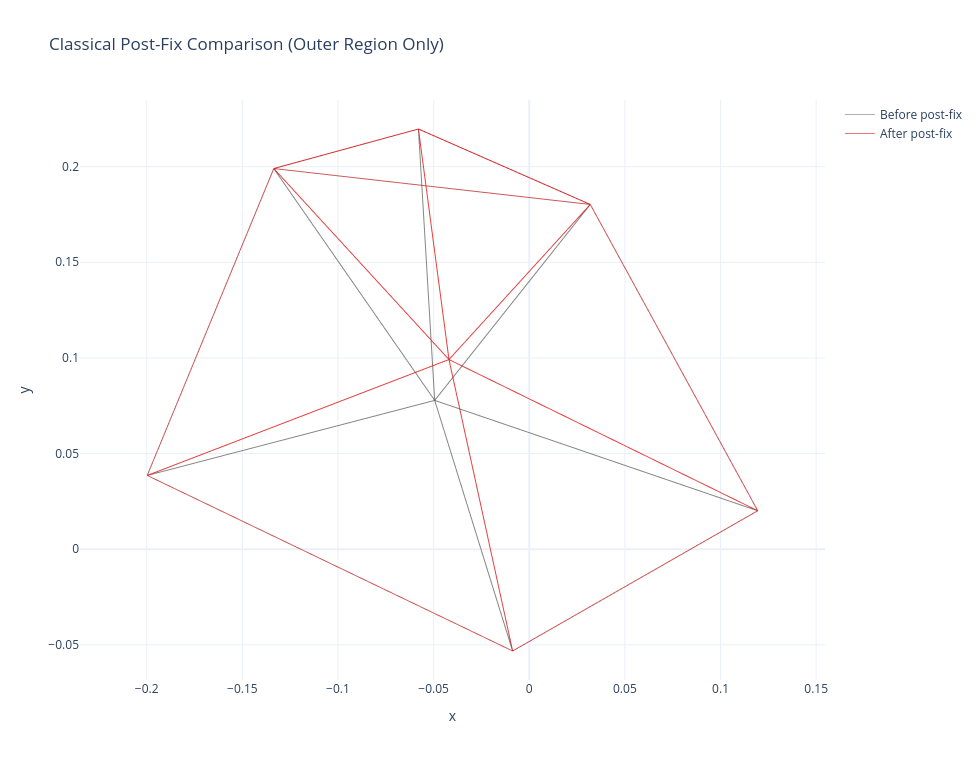

The cell this chart's notebook holds for it:
### Code cell
# Classical post-fix (after diagnostics): Laplacian smoothing in seam/boundary band
from scipy.spatial import ConvexHull
from node_manager.mesh_builder import mesh_quality_summary


def _laplacian_smooth_subset(nodes, triangles, movable_mask, iterations=10, weight=0.22):
    pts = np.asarray(nodes, dtype=float).copy()
    tri = np.asarray(triangles, dtype=np.intp)
    n = len(pts)

    if n == 0 or len(tri) == 0:
        return pts

    adj = [set() for _ in range(n)]
    for t in tri:
        a, b, c = int(t[0]), int(t[1]), int(t[2])
        adj[a].update((b, c))
        adj[b].update((a, c))
        adj[c].update((a, b))

    for _ in range(int(iterations)):
        new_pts = pts.copy()
        for i in np.where(movable_mask)[0]:
            if len(adj[i]) == 0:
                continue
            nbr = np.asarray(list(adj[i]), dtype=np.intp)
            centroid = pts[nbr].mean(axis=0)
            new_pts[i] = pts[i] + float(weight) * (centroid - pts[i])
        pts = new_pts

    return pts


mesh_nodes = np.asarray(mesh_info['nodes'], dtype=float)
triangles = np.asarray(mesh_info['triangles'], dtype=np.intp)
global_idx = np.asarray(mesh_info['global_idx'], dtype=np.intp)

if len(triangles) == 0:
    raise ValueError('No triangles available for post-fix.')

q_before = mesh_quality_summary(mesh_nodes, triangles)

# Target only seam + outer boundary band.
xmin, xmax = float(mesh_nodes[:, 0].min()), float(mesh_nodes[:, 0].max())
ymin, ymax = float(mesh_nodes[:, 1].min()), float(mesh_nodes[:, 1].max())
band_depth = 1.25 * float(globals().get('L', 1.0))

edge_dist = np.minimum.reduce([
    mesh_nodes[:, 0] - xmin,
    xmax - mesh_nodes[:, 0],
    mesh_nodes[:, 1] - ymin,
    ymax - mesh_nodes[:, 1],
])
boundary_band = edge_dist <= band_depth

roi = boundary_band

# Keep convex hull fixed to avoid shrinking/distorting outer contour.
fixed = np.zeros(len(mesh_nodes), dtype=bool)
if len(mesh_nodes) >= 3:
    try:
        hull = ConvexHull(mesh_nodes)
        fixed[hull.vertices] = True
    except Exception:
        pass

movable = roi & (~fixed)

postfix_nodes = _laplacian_smooth_subset(
    nodes=mesh_nodes,
    triangles=triangles,
    movable_mask=movable,
    iterations=12,
    weight=0.20,
)
q_after = mesh_quality_summary(postfix_nodes, triangles)

mesh_info_postfix = {
    'nodes': postfix_nodes,
    'triangles': triangles,
    'global_idx': global_idx,
    'quality': q_after,
    'method': 'laplacian_subset',
    'params': {
        'iterations': 12,
        'weight': 0.20,
        'band_depth': band_depth,
        'roi_nodes': int(np.sum(roi)),
        'movable_nodes': int(np.sum(movable)),
    },
}

print('Classical post-fix complete (outer-boundary Laplacian smoothing).')
print(f"  Outer-band ROI nodes: {int(np.sum(roi))}, movable: {int(np.sum(movable))}, fixed(hull): {int(np.sum(fixed))}")
print('  Quality delta:')
print(f"    mean_skewness: {q_before['mean_skewness']:.6f} -> {q_after['mean_skewness']:.6f}")
print(f"    max_skewness:  {q_before['max_skewness']:.6f} -> {q_after['max_skewness']:.6f}")
print(f"    min_angle:     {q_before['min_angle']:.6f} -> {q_after['min_angle']:.6f}")

# Optional side-by-side edge overlay
edge_x_before, edge_y_before = [], []
edge_x_after, edge_y_after = [], []
for t in triangles:
    loop_b = np.vstack([mesh_nodes[t], mesh_nodes[t][0]])
    loop_a = np.vstack([postfix_nodes[t], postfix_nodes[t][0]])
    edge_x_before.extend(loop_b[:, 0].tolist() + [None])
    edge_y_before.extend(loop_b[:, 1].tolist() + [None])
    edge_x_after.extend(loop_a[:, 0].tolist() + [None])
    edge_y_after.extend(loop_a[:, 1].tolist() + [None])

fig_post = go.Figure()
fig_post.add_trace(go.Scattergl(
    x=edge_x_before, y=edge_y_before,
    mode='lines', name='Before post-fix',
    line=dict(color='rgba(80,80,80,0.45)', width=1),
))
fig_post.add_trace(go.Scattergl(
    x=edge_x_after, y=edge_y_after,
    mode='lines', name='After post-fix',
    line=dict(color='rgba(220,30,30,0.60)', width=1),
))
fig_post.update_layout(
    title='Classical Post-Fix Comparison (Outer Region Only)',
    xaxis_title='x',
    yaxis_title='y',
    template='plotly_white',
    width=980,
    height=760,
)
fig_post.update_yaxes(scaleanchor='x', scaleratio=1)
fig_post.show()


# Post-fix skewness heatmap (after smoothing)
from plotly.colors import sample_colorscale

post_nodes = np.asarray(mesh_info_postfix['nodes'], dtype=float)
post_triangles = np.asarray(mesh_info_postfix['triangles'], dtype=np.intp)

if len(post_triangles) == 0:
    raise ValueError('No triangles in post-fix mesh.')

p_post = post_nodes[post_triangles]
angles_post = np.zeros((len(post_triangles), 3), dtype=float)
for i in range(3):
    v1 = p_post[:, (i + 1) % 3] - p_post[:, i]
    v2 = p_post[:, (i + 2) % 3] - p_post[:, i]
    cos_a = np.sum(v1 * v2, axis=1) / (
        np.linalg.norm(v1, axis=1) * np.linalg.norm(v2, axis=1) + 1e-30
    )
    angles_post[:, i] = np.degrees(np.arccos(np.clip(cos_a, -1, 1)))

theta_min_post = angles_post.min(axis=1)
theta_max_post = angles_post.max(axis=1)
tri_skew_post = np.maximum((theta_max_post - 60.0) / 120.0, (60.0 - theta_min_post) / 60.0)

# Fixed skewness scale: 0 = equilateral, 1 = degenerate
cmin_post = 0.0
cmax_post = 1.0
denom_post = 1.0

fig_hm_post = go.Figure()
for tri, sk in zip(post_triangles, tri_skew_post):
    pts = post_nodes[tri]
    loop = np.vstack([pts, pts[0]])
    t = float(np.clip((float(sk) - cmin_post) / denom_post, 0.0, 1.0))
    fill_col = sample_colorscale('Turbo', [t])[0]

    fig_hm_post.add_trace(
        go.Scatter(
            x=loop[:, 0],
            y=loop[:, 1],
            mode='lines',
            line=dict(color='rgba(0,0,0,0.22)', width=1),
            fill='toself',
            fillcolor=fill_col,
            hovertemplate=f'Skew={float(sk):.4f}<extra></extra>',
            showlegend=False,
        )
    )

centroids_post = post_nodes[post_triangles].mean(axis=1)
fig_hm_post.add_trace(
    go.Scatter(
        x=centroids_post[:, 0],
        y=centroids_post[:, 1],
        mode='markers',
        marker=dict(
            size=0.1,
            color=tri_skew_post,
            colorscale='Turbo',
            cmin=cmin_post,
            cmax=cmax_post,
            colorbar=dict(title='Skewness (0=equilateral, 1=degenerate)'),
            showscale=True,
            opacity=0.0,
        ),
        hoverinfo='skip',
        showlegend=False,
    )
)

fig_hm_post.update_layout(
    title='Triangle Quality Heatmap After Outer-Region Post-Fix (Skewness)',
    xaxis_title='x',
    yaxis_title='y',
    template='plotly_white',
    width=980,
    height=780,
    dragmode='pan',
)
fig_hm_post.update_yaxes(scaleanchor='x', scaleratio=1)
fig_hm_post.show()

print(f'Post-fix skewness: mean={tri_skew_post.mean():.4f}, max={tri_skew_post.max():.4f}')
print(f'Post-fix min angle: mean={theta_min_post.mean():.2f}°, global min={theta_min_post.min():.2f}°')

### Figure 1 — Plotly figure (JSON) as saved in the notebook; plotly's stock layout.template omitted (floating-point values rounded to 4 significant figures)
{"data": [{"line": {"color": "rgba(80,80,80,0.45)", "width": 1}, "mode": "lines", "name": "Before post-fix", "type": "scattergl", "x": [-0.04945, -0.1336, -0.1997, -0.04945, null, -0.008692, -0.04945, -0.1997, -0.008692, null, -0.04945, -0.008692, 0.1195, -0.04945, null, 0.0319, -0.04945, 0.1195, 0.0319, null, -0.04945, -0.05794, -0.1336, -0.04945, null, -0.05794, 0.0319, -0.1336, -0.05794, null, 0.0319, -0.05794, -0.04945, 0.0319, null], "y": [0.0778, 0.199, 0.03856, 0.0778, null, -0.05323, 0.0778, 0.03856, -0.05323, null, 0.0778, -0.05323, 0.02009, 0.0778, null, 0.1802, 0.0778, 0.02009, 0.1802, null, 0.0778, 0.2197, 0.199, 0.0778, null, 0.2197, 0.1802, 0.199, 0.2197, null, 0.1802, 0.2197, 0.0778, 0.1802, null]}, {"line": {"color": "rgba(220,30,30,0.60)", "width": 1}, "mode": "lines", "name": "After post-fix", "type": "scattergl", "x": [-0.04198, -0.1336, -0.1997, -0.04198, null, -0.008692, -0.04198, -0.1997, -0.008692, null, -0.04198, -0.008692, 0.1195, -0.04198, null, 0.0319, -0.04198, 0.1195, 0.0319, null, -0.04198, -0.05794, -0.1336, -0.04198, null, -0.05794, 0.0319, -0.1336, -0.05794, null, 0.0319, -0.05794, -0.04198, 0.0319, null], "y": [0.09915, 0.199, 0.03856, 0.09915, null, -0.05323, 0.09915, 0.03856, -0.05323, null, 0.09915, -0.05323, 0.02009, 0.09915, null, 0.1802, 0.09915, 0.02009, 0.1802, null, 0.09915, 0.2197, 0.199, 0.09915, null, 0.2197, 0.1802, 0.199, 0.2197, null, 0.1802, 0.2197, 0.09915, 0.1802, null]}], "layout": {"height": 760, "title": {"text": "Classical Post-Fix Comparison (Outer Region Only)"}, "width": 980, "xaxis": {"title": {"text": "x"}}, "yaxis": {"scaleanchor": "x", "scaleratio": 1, "title": {"text": "y"}}}}
